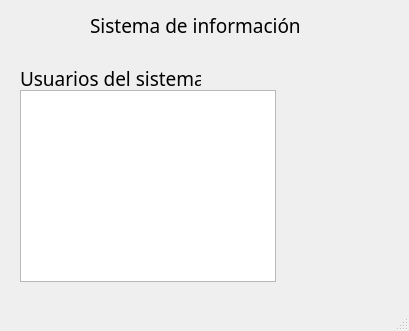
<?xml version="1.0" encoding="UTF-8"?>
<ui version="4.0">
 <class>MainWindow</class>
 <widget class="QMainWindow" name="MainWindow">
  <property name="geometry">
   <rect>
    <x>0</x>
    <y>0</y>
    <width>409</width>
    <height>331</height>
   </rect>
  </property>
  <property name="windowTitle">
   <string>MainWindow</string>
  </property>
  <widget class="QWidget" name="centralwidget">
   <widget class="QLabel" name="label_3">
    <property name="geometry">
     <rect>
      <x>90</x>
      <y>10</y>
      <width>241</width>
      <height>31</height>
     </rect>
    </property>
    <property name="font">
     <font>
      <family>Lucida Sans Unicode</family>
      <pointsize>14</pointsize>
     </font>
    </property>
    <property name="text">
     <string>Sistema de información</string>
    </property>
   </widget>
   <widget class="QListView" name="listView">
    <property name="geometry">
     <rect>
      <x>20</x>
      <y>90</y>
      <width>256</width>
      <height>192</height>
     </rect>
    </property>
   </widget>
   <widget class="QLabel" name="label_4">
    <property name="geometry">
     <rect>
      <x>20</x>
      <y>70</y>
      <width>181</width>
      <height>16</height>
     </rect>
    </property>
    <property name="font">
     <font>
      <family>Microsoft JhengHei Light</family>
      <pointsize>14</pointsize>
     </font>
    </property>
    <property name="text">
     <string>Usuarios del sistema</string>
    </property>
   </widget>
  </widget>
  <widget class="QMenuBar" name="menubar">
   <property name="geometry">
    <rect>
     <x>0</x>
     <y>0</y>
     <width>409</width>
     <height>21</height>
    </rect>
   </property>
  </widget>
  <widget class="QStatusBar" name="statusbar"/>
 </widget>
 <resources/>
 <connections/>
</ui>
